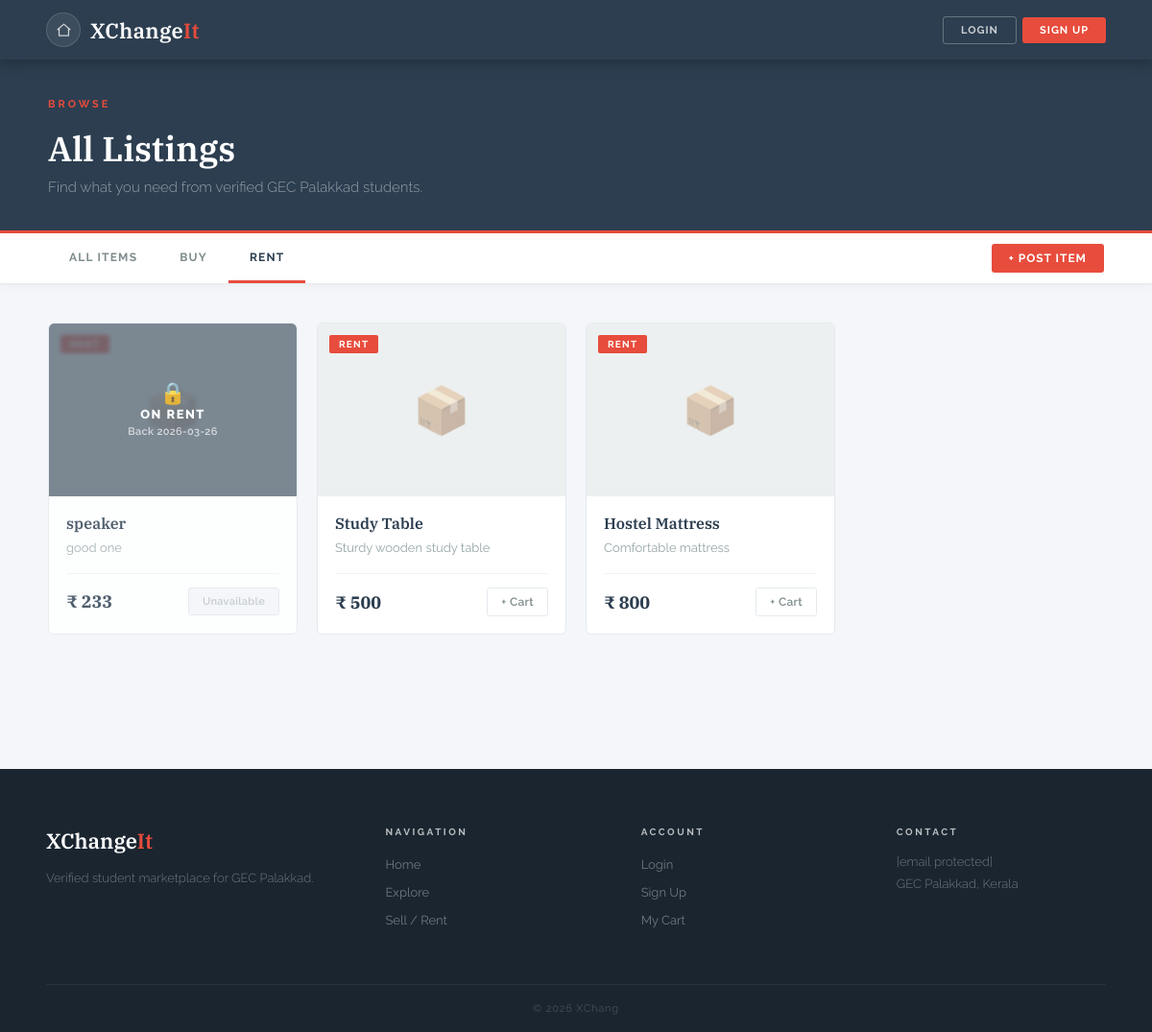
Screenshot of /explore?category=rent with the database file from the repository.
### tables this page shows
CREATE TABLE products (
            id           INTEGER PRIMARY KEY AUTOINCREMENT,
            name         TEXT    NOT NULL,
            price        INTEGER NOT NULL,
            short_desc   TEXT,
            detailed_desc TEXT,
            category     TEXT,
            image1       TEXT,
            image2       TEXT,
            image3       TEXT,
            image4       TEXT,
            image5       TEXT,
            seller       TEXT
        );

### app.py (the view)
@app.route("/explore")
def explore():
    category = request.args.get("category", "all")
    conn = sqlite3.connect(DATABASE)
    c = conn.cursor()
    if category == "buy":
        c.execute("SELECT * FROM products WHERE category='buy' ORDER BY id DESC")
    elif category == "rent":
        c.execute("SELECT * FROM products WHERE category='rent' ORDER BY id DESC")
    else:
        c.execute("SELECT * FROM products ORDER BY id DESC")
    products = c.fetchall()
    conn.close()
    pending = get_pending_count(session.get("user"))
    rent_product_ids = [p[0] for p in products if p[5] == "rent"]
    active_rents = get_active_rents_bulk(rent_product_ids)
    return render_template("explore.html", products=products, category=category,
                           pending_count=pending, active_rents=active_rents)

### app.py (called while the page is built, shortened)
def get_pending_count(username):
    if not username:
        return 0

def get_active_rents_bulk(product_ids):
    if not product_ids:
        return {}
    from datetime import date
    today = date.today().isoformat()
    conn = sqlite3.connect(DATABASE)
    conn.row_factory = sqlite3.Row
    c = conn.cursor()
    placeholders = ",".join("?" for _ in product_ids)
    c.execute(f"""SELECT product_id, MAX(rent_to) as rent_to
                  FROM order_requests
                  WHERE product_id IN ({placeholders})
                  AND status='accepted'
                  AND rent_to IS NOT NULL AND rent_to >= ?
                  GROUP BY product_id""",
              list(product_ids) + [today])
    result = {row["product_id"]: row["rent_to"] for row in c.fetchall()}
    conn.close()
    return result

### templates/explore.html (shortened to what this page needs)
<!DOCTYPE html>
<html lang="en">
<head>
  <link rel="stylesheet" href="{{ url_for('static', filename='slate.css') }}">
  <link rel="stylesheet" href="{{ url_for('static', filename='explore.css') }}">
</head>
<body>
<nav class="navbar">
  <div style="display:flex; align-items:center; gap:10px;">
    <a href="{{ url_for('home') }}" class="nav-icon-btn" data-tooltip="Home">
      <svg viewBox="0 0 24 24" width="18" height="18" fill="none" stroke="currentColor" stroke-width="2">
        <path d="M3 11L12 3l9 8"></path>
        <path d="M5 10v10h14V10"></path>
      </svg>
    </a>
    <a href="{{ url_for('home') }}" class="logo">XChange<span>It</span></a>
  </div>
  <div class="nav-right">
    {% if session.get('user') %}
      <a href="{{ url_for('cart') }}" class="nav-icon-btn" data-tooltip="Cart">
        <svg viewBox="0 0 24 24"><path d="M6 2L3 6v14a2 2 0 002 2h14a2 2 0 002-2V6l-3-4z"/><line x1="3" y1="6" x2="21" y2="6"/><path d="M16 10a4 4 0 01-8 0"/></svg>
      </a>
      <a href="{{ url_for('my_listings_chat') }}" class="nav-icon-btn" data-tooltip="Chats">
        <svg viewBox="0 0 24 24"><path d="M21 15a2 2 0 01-2 2H7l-4 4V5a2 2 0 012-2h14a2 2 0 012 2z"/></svg>
        {% if pending_count and pending_count > 0 %}
          <span class="nav-badge">{{ pending_count }}</span>
        {% endif %}
      </a>
      <div class="notif-wrap" id="notifWrap">
        <button class="nav-icon-btn notif-bell-btn" id="notifBell" data-tooltip="Notifications" onclick="toggleNotifPanel(event)" aria-label="Notifications">
          <svg viewBox="0 0 24 24" fill="none" stroke="currentColor" stroke-width="2" stroke-linecap="round" stroke-linejoin="round" width="18" height="18">
            <path d="M18 8A6 6 0 006 8c0 7-3 9-3 9h18s-3-2-3-9"/>
            <path d="M13.73 21a2 2 0 01-3.46 0"/>
          </svg>
          <span class="nav-badge notif-badge" id="notifBadge" style="display:none;"></span>
        </button>
        <div class="notif-panel" id="notifPanel" style="display:none;">
          <div class="notif-panel-header">
            <span>Notifications</span>
            <button class="notif-close-btn" onclick="closeNotifPanel()">&#x2715;</button>
          </div>
          <div class="notif-list" id="notifList">
            <div class="notif-loading">Loading&#8230;</div>
          </div>
        </div>
      </div>
      <a href="{{ url_for('profile') }}" class="nav-icon-btn nav-profile-btn" data-tooltip="{{ session.get('user') }}">
        {{ session.get('user')[0]|upper }}
      </a>
    {% else %}
      <a href="{{ url_for('login') }}" class="btn-nav-ghost">Login</a>
      <a href="{{ url_for('signup') }}" class="btn-nav-fill">Sign Up</a>
    {% endif %}
  </div>
</nav>
<div class="page-header">
  <div class="page-header-inner">
    <span class="overline">Browse</span>
    <h1>All Listings</h1>
    <p>Find what you need from verified GEC Palakkad students.</p>
  </div>
</div>
<div class="filter-bar">
  <div class="filter-inner">
    <div class="filter-tabs">
      <a href="{{ url_for('explore') }}"
         class="filter-tab {% if category=='all' %}active{% endif %}">All Items</a>
      <a href="{{ url_for('explore', category='buy') }}"
         class="filter-tab {% if category=='buy' %}active{% endif %}">Buy</a>
      <a href="{{ url_for('explore', category='rent') }}"
         class="filter-tab {% if category=='rent' %}active{% endif %}">Rent</a>
    </div>
    <a href="{{ url_for('sell') }}" class="btn-nav-fill" style="font-size:12px; padding:8px 18px; border-radius:3px;">+ Post Item</a>
  </div>
</div>
<div class="products-section">
  <div class="products-inner">
    {% if products %}
    <div class="products-grid">
      {% for product in products %}
      <div class="product-card"
           onclick="window.location.href=this.dataset.href" data-href="{{ url_for('product_detail', product_id=product[0]) }}">
        <div class="product-img">
          {% if product[6] %}
            <img src="{{ url_for('static', filename='uploads/' + product[6]) }}" alt="{{ product[1] }}">
          {% else %}
            <div class="product-img-placeholder">
              <span>📦</span>
            </div>
          {% endif %}
          <div class="product-badge {% if product[5]=='rent' %}badge-rent{% else %}badge-buy{% endif %}">
            {{ product[5]|upper if product[5] else 'BUY' }}
          </div>
          {% if product[5] == 'rent' and active_rents.get(product[0]) %}
          <div class="rent-blocked-overlay">
            <span class="rent-blocked-icon">🔒</span>
            <span class="rent-blocked-text">On Rent</span>
            <span class="rent-blocked-date">Back {{ active_rents[product[0]] }}</span>
          </div>
          {% endif %}
        </div>
        <div class="product-body">
          <h3>{{ product[1] }}</h3>
          <p class="product-desc">{{ product[3] }}</p>
          <div class="product-footer">
            <span class="product-price">₹ {{ product[2] }}</span>
            {% if product[5] == 'rent' and active_rents.get(product[0]) %}
              <span class="wishlist-btn rented-out-btn" title="Currently rented out">Unavailable</span>
            {% else %}
              <a href="{{ url_for('add_to_cart', product_id=product[0]) }}"
                 class="wishlist-btn"
                 onclick="event.stopPropagation()">+ Cart</a>
            {% endif %}
          </div>
        </div>
      </div>
      {% endfor %}
    </div>
    {% endif %}
  </div>
</div>
<footer class="footer">
  <div class="footer-grid">
    <div class="footer-col">
      <span class="footer-logo">XChange<span>It</span></span>
      <p class="footer-desc">Verified student marketplace for GEC Palakkad.</p>
    </div>
    <div class="footer-col">
      <h4>Navigation</h4>
      <ul>
        <li><a href="{{ url_for('home') }}">Home</a></li>
        <li><a href="{{ url_for('explore') }}">Explore</a></li>
        <li><a href="{{ url_for('sell') }}">Sell / Rent</a></li>
      </ul>
    </div>
    <div class="footer-col">
      <h4>Account</h4>
      <ul>
        <li><a href="{{ url_for('login') }}">Login</a></li>
        <li><a href="{{ url_for('signup') }}">Sign Up</a></li>
        <li><a href="{{ url_for('cart') }}">My Cart</a></li>
      </ul>
    </div>
    <div class="footer-col">
      <h4>Contact</h4>
      <p><a href="/cdn-cgi/l/email-protection" class="__cf_email__" data-cfemail="90e3e5e0e0ffe2e4d0e8f3f8f1fef7f5f9e4bef9fe">[email&#160;protected]</a></p>
      <p>GEC Palakkad, Kerala</p>
    </div>
  </div>
  <div class="footer-bottom">© 2026 XChang
</body>
</html>

### static/slate.css (style rules this page uses)
*, *::before, *::after { box-sizing: border-box; margin: 0; padding: 0; }
html { scroll-behavior: smooth; }
body { font-family: 'Raleway', sans-serif; background: #f4f6f9; color: #2c3e50; min-height: 100vh; }
a { text-decoration: none; color: inherit; }
.navbar { background: #2c3e50; padding: 0 48px; display: flex; align-items: center; justify-content: space-between; height: 62px; position: sticky; top: 0; z-index: 1000; box-shadow: 0 2px 14px rgba(0,0,0,0.3); }
.logo { font-family: 'IBM Plex Serif', serif; font-size: 22px; color: #fff; font-weight: 600; letter-spacing: 0.3px; }
.logo span { color: #e74c3c; }
.nav-right { display: flex; gap: 10px; align-items: center; }
.btn-nav-ghost { padding: 7px 18px; background: transparent; border: 1px solid rgba(255,255,255,0.28); color: rgba(255,255,255,0.75); border-radius: 3px; font-size: 11px; font-weight: 700; letter-spacing: 1px; text-transform: uppercase; cursor: pointer; font-family: 'Raleway', sans-serif; transition: all 0.2s; }
.btn-nav-fill { padding: 7px 18px; background: #e74c3c; border: none; color: #fff; border-radius: 3px; font-size: 11px; font-weight: 700; letter-spacing: 1px; text-transform: uppercase; cursor: pointer; font-family: 'Raleway', sans-serif; transition: opacity 0.2s; }
.overline { font-size: 11px; letter-spacing: 3px; text-transform: uppercase; color: #e74c3c; font-weight: 700; margin-bottom: 16px; display: block; }
.footer { background: #1a252f; padding: 60px 48px 0; margin-top: 80px; }
.footer-grid { display: grid; grid-template-columns: 1.4fr 1fr 1fr 1fr; gap: 48px; padding-bottom: 48px; border-bottom: 1px solid rgba(255,255,255,0.06); }
.footer-logo { font-family: 'IBM Plex Serif', serif; font-size: 22px; color: #fff; font-weight: 600; margin-bottom: 14px; display: block; }
.footer-logo span { color: #e74c3c; }
.footer-desc { color: rgba(255,255,255,0.38); font-size: 13px; line-height: 1.75; font-weight: 300; }
.footer-col h4 { color: rgba(255,255,255,0.7); font-size: 10px; letter-spacing: 2.5px; text-transform: uppercase; font-weight: 700; margin-bottom: 18px; }
.footer-col ul { list-style: none; }
.footer-col ul li { margin-bottom: 10px; }
.footer-col ul li a { color: rgba(255,255,255,0.38); font-size: 13px; transition: color 0.2s; }
.footer-col p { color: rgba(255,255,255,0.38); font-size: 13px; margin-bottom: 8px; font-weight: 300; }
.footer-bottom { text-align: center; padding: 18px 0; color: rgba(255,255,255,0.2); font-size: 11px; letter-spacing: 0.8px; }
.nav-right { display: flex; gap: 6px; align-items: center; }
.nav-icon-btn { position: relative; width: 36px; height: 36px; border-radius: 50%; background: rgba(255,255,255,0.08); border: 1px solid rgba(255,255,255,0.14); display: flex; align-items: center; justify-content: center; color: rgba(255,255,255,0.75); font-size: 16px; cursor: pointer; transition: background 0.2s, border-color 0.2s, color 0.2s; text-decoration: none; flex-shrink: 0; }
.nav-icon-btn svg { width: 17px; height: 17px; stroke: currentColor; fill: none; stroke-width: 1.8; stroke-linecap: round; stroke-linejoin: round; flex-shrink: 0; }
.nav-icon-btn::after { content: attr(data-tooltip); position: absolute; bottom: -32px; left: 50%; transform: translateX(-50%); background: #1a252f; color: rgba(255,255,255,0.8); font-size: 10px; font-weight: 600; letter-spacing: 0.5px; padding: 4px 8px; border-radius: 3px; white-space: nowrap; pointer-events: none; opacity: 0; transition: opacity 0.2s; font-family: 'Raleway', sans-serif; z-index: 9999; }

### rows the page displays
products: active_rents "2026-03-26", name "speaker", short_desc "good one", price "233", category "Unavailable"
products: category "RENT", name "Study Table", short_desc "Sturdy wooden study table", price "500"
products: category "RENT", name "Hostel Mattress", short_desc "Comfortable mattress", price "800"
